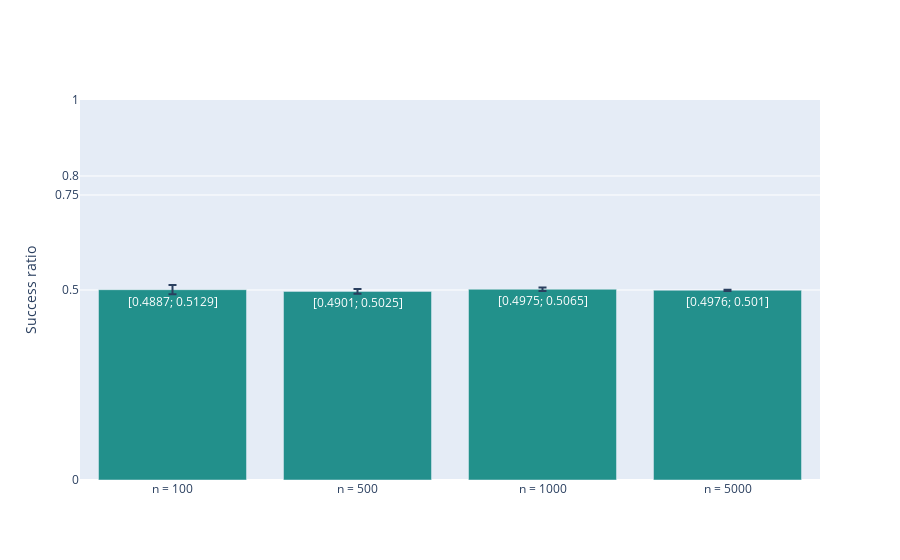

Notebook code for this chart:
### Code cell
plot_stats(stats)

### Figure 1 — Plotly figure (JSON) as saved in the notebook; plotly's stock layout.template omitted (floating-point values rounded to 4 significant figures)
{"data": [{"error_y": {"array": [0.01206, 0.006245, 0.004514, 0.001673], "type": "data"}, "marker": {"cmax": 1, "cmin": 0, "color": [0.5008, 0.4963, 0.502, 0.4993], "colorscale": [[0, "#440154"], [0.1111, "#482878"], [0.2222, "#3e4989"], [0.3333, "#31688e"], [0.4444, "#26828e"], [0.5556, "#1f9e89"], [0.6667, "#35b779"], [0.7778, "#6ece58"], [0.8889, "#b5de2b"], [1, "#fde725"]]}, "text": ["[0.4887; 0.5129]", "[0.4901; 0.5025]", "[0.4975; 0.5065]", "[0.4976; 0.501]"], "textposition": "auto", "type": "bar", "x": ["n = 100", "n = 500", "n = 1000", "n = 5000"], "y": [0.5008, 0.4963, 0.502, 0.4993]}], "layout": {"yaxis": {"range": [0, 1], "tickvals": [0, 0.5, 0.75, 0.8, 1], "title": {"text": "Success ratio"}}}}
